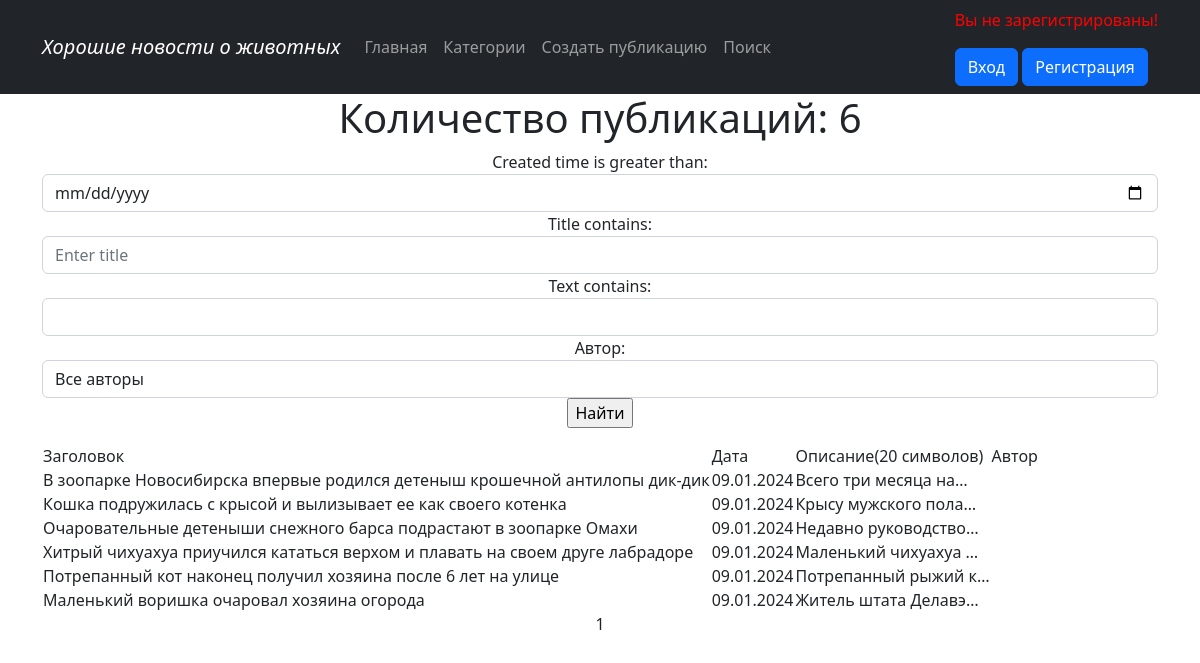
The app's page /news/search/ with its own data.
### news/models.py (models this page shows, shortened)
class Post(models.Model):
    author = models.ForeignKey(Author, on_delete=models.CASCADE)
    content_type = models.CharField(max_length=10, choices=[
        ('статья', 'Статья'), ('новость', 'Новость')])
    created_time = models.DateTimeField(auto_now_add=True)
    categories = models.ManyToManyField(Category, through='PostCategory',
                                        related_name='PostCategory')
    title = models.CharField(max_length=255)
    text = models.TextField()
    rating = models.IntegerField(default=0)

### news/views.py (the view)
# urls.py: path('search/', SearchNews.as_view()),
class SearchNews(FilterView):
    model = Post
    filterset_class = PostFilter
    template_name = 'search.html'
    paginate_by = 10
    context_object_name = 'news'

### news/models.py (called while the page is built)
    def __str__(self):
        return self.user.username

### news/templatetags/custom_filters.py (called while the page is built)
@register.filter()
def censor(text):
    list_words = text.split()
    censor_words = {'салюты', 'игрушки', }
    censor_text = []
    if isinstance(text, str):
        for word in list_words:
            if word.lower() in censor_words:
                word = f'{word[0]}{"*" * (len(word) - 2)}{word[-1]}'
            censor_text.append(word)
        return ' '.join(censor_text)

### templates/search.html (shortened to what this page needs)
{% extends 'flatpages/default.html' %}
{% load custom_filters %}
{% block content %}
<h1>Количество публикаций: {{ news | length}}</h1>
<form method="GET">
    {{ filter.form }}
    <input type="submit" value="Найти">
</form>
{% if news %}
<table>
<tr>
    <td>Заголовок</td>
    <td>Дата</td>
    <td>Описание(20 символов)</td>
    <td>Автор</td>
</tr>
{% for item in filter.qs %}
    <tr>
        <td>{{ item.title | censor }}</td>
        <td>{{ item.created_time | date:'d.m.Y' }}</td>
        <td>{{ item.text | truncatechars:20 }}</td>
        <td>{{ item.autor | censor }}</td>
    </tr>
    {% endfor %}
</table>
{% else %}
<h2>Нечего выводить!</h2>
{% endif %}
{{ page_obj.number }}
{% endblock content %}

### records on screen
Post: title|censor "В зоопарке Новосибирска впервые родился детеныш крошечной антилопы дик-дик", created_time "09.01.2024", text "Всего три месяца на…"
Post: title|censor "Кошка подружилась с крысой и вылизывает ее как своего котенка", created_time "09.01.2024", text "Крысу мужского пола…"
Post: title|censor "Очаровательные детеныши снежного барса подрастают в зоопарке Омахи", created_time "09.01.2024", text "Недавно руководство…"
Post: title|censor "Хитрый чихуахуа приучился кататься верхом и плавать на своем друге лабрадоре", created_time "09.01.2024", text "Маленький чихуахуа …"
Post: title|censor "Потрепанный кот наконец получил хозяина после 6 лет на улице", created_time "09.01.2024", text "Потрепанный рыжий к…"
Post: title|censor "Маленький воришка очаровал хозяина огорода", created_time "09.01.2024", text "Житель штата Делавэ…"

### other values on screen
{{ news | length }} "6"
{{ page_obj.number }} "1"
